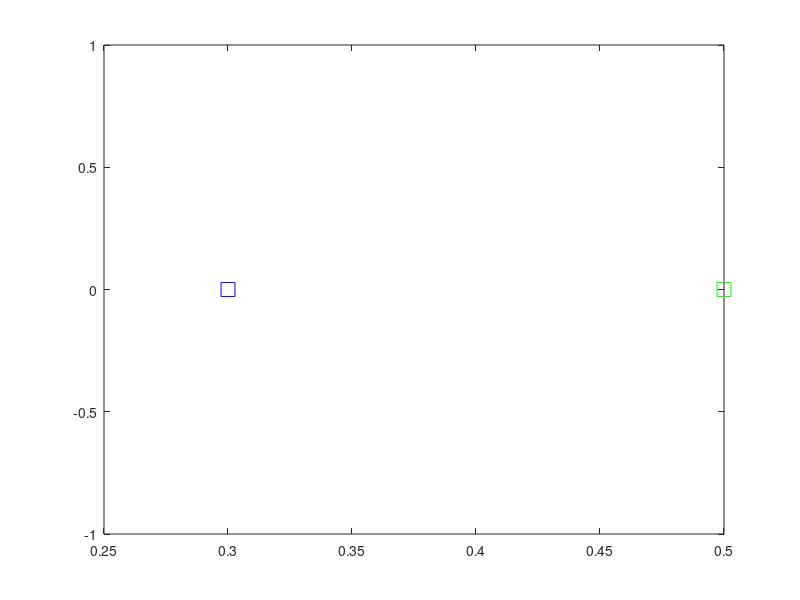

Recreate this plot in MATLAB.
% model prameters


global tol
tol = 0.01;


% simulate parameters
DeltaT = 0.05;
DeltaJ = 1;

global options
options = odeset('RelTol',1e-6,'MaxStep',.1);

global TSPAN_f
global JSPAN_f
TSPAN_f=[0 DeltaT];
JSPAN_f = [0 1];


global TSPAN_g
global JSPAN_g
TSPAN_g=[0 20];
JSPAN_g = [0 1];

x0 = [0.5, 0, -0.005, 0]';
xf = [0.3, 0, 0.005, 0]';

global h1
global h2

figure(1);
h1 = plot(x0(1), x0(2),'gs', 'MarkerSize', 10,'DisplayName','Initial state');
hold on
h2 = plot(xf(1), xf(2),'bs', 'MarkerSize', 10,'DisplayName','Final state');
hold on

U_D_fw = 0;
U_D_bw = 0;
U_C_fw = -2:0.5:2;
U_C_bw = -2:0.5:2;

global e;
e = 0.742;

global mb;
mb = 0.0233;

global mp;
mp = 0.348;

global x21min;
global x21max;
global x11min;
global x11max;

x21min = -0.01;
x21max = 0.01;
x11min = -0.01;
x11max = 0.70;

global xmin;
global xmax;
global ymin;
global ymax;

xmin = -0.1;
xmax = 0.60;
ymin = -5;
ymax = 5;
